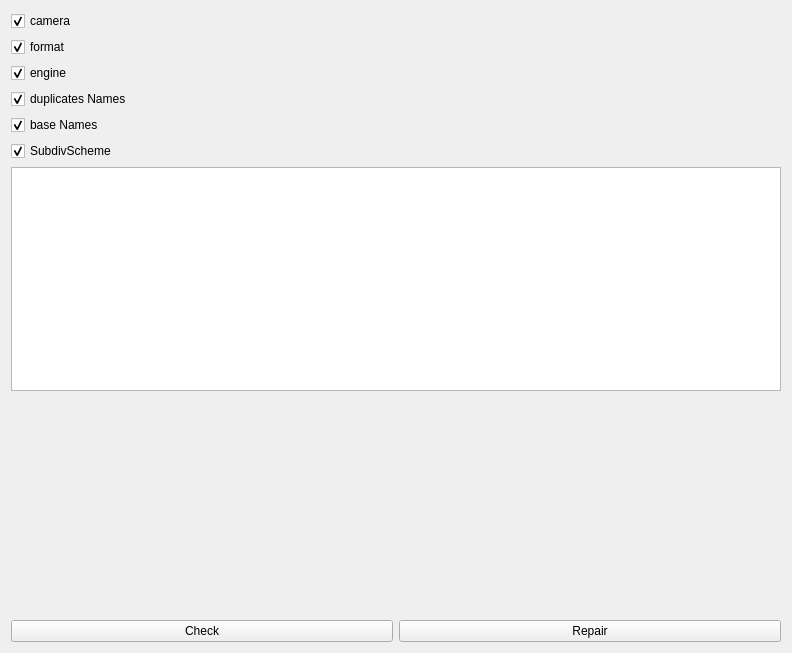
<?xml version="1.0" encoding="UTF-8"?>
<ui version="4.0">
 <class>Form</class>
 <widget class="QWidget" name="Form">
  <property name="geometry">
   <rect>
    <x>0</x>
    <y>0</y>
    <width>792</width>
    <height>653</height>
   </rect>
  </property>
  <property name="windowTitle">
   <string>Form</string>
  </property>
  <layout class="QGridLayout" name="gridLayout">
   <item row="0" column="0">
    <layout class="QHBoxLayout" name="horizontalLayout">
     <item>
      <layout class="QVBoxLayout" name="verticalLayout">
       <item>
        <widget class="QCheckBox" name="camBox">
         <property name="text">
          <string>camera</string>
         </property>
         <property name="checked">
          <bool>true</bool>
         </property>
        </widget>
       </item>
       <item>
        <widget class="QCheckBox" name="formatbox">
         <property name="text">
          <string>format</string>
         </property>
         <property name="checked">
          <bool>true</bool>
         </property>
        </widget>
       </item>
       <item>
        <widget class="QCheckBox" name="engineBox">
         <property name="text">
          <string>engine</string>
         </property>
         <property name="checked">
          <bool>true</bool>
         </property>
        </widget>
       </item>
       <item>
        <widget class="QCheckBox" name="duplicatesBox">
         <property name="text">
          <string>duplicates Names</string>
         </property>
         <property name="checked">
          <bool>true</bool>
         </property>
        </widget>
       </item>
       <item>
        <widget class="QCheckBox" name="basenamebox">
         <property name="text">
          <string>base Names</string>
         </property>
         <property name="checked">
          <bool>true</bool>
         </property>
        </widget>
       </item>
       <item>
        <widget class="QCheckBox" name="catmullBox">
         <property name="text">
          <string>SubdivScheme</string>
         </property>
         <property name="checked">
          <bool>true</bool>
         </property>
        </widget>
       </item>
       <item>
        <widget class="QTextBrowser" name="showtext"/>
       </item>
       <item>
        <spacer name="verticalSpacer">
         <property name="orientation">
          <enum>Qt::Vertical</enum>
         </property>
         <property name="sizeHint" stdset="0">
          <size>
           <width>20</width>
           <height>40</height>
          </size>
         </property>
        </spacer>
       </item>
       <item>
        <layout class="QHBoxLayout" name="horizontalLayout_3">
         <item>
          <widget class="QPushButton" name="checkButton">
           <property name="text">
            <string>Check</string>
           </property>
          </widget>
         </item>
         <item>
          <widget class="QPushButton" name="repairButton">
           <property name="text">
            <string>Repair</string>
           </property>
          </widget>
         </item>
        </layout>
       </item>
      </layout>
     </item>
    </layout>
   </item>
  </layout>
 </widget>
 <resources/>
 <connections/>
</ui>
